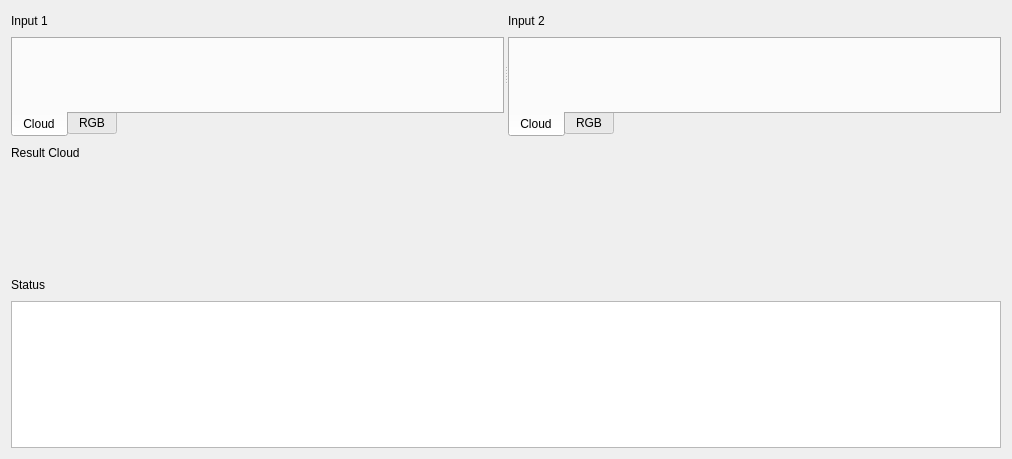
<?xml version="1.0" encoding="UTF-8"?>
<ui version="4.0">
 <class>CViewerContainer</class>
 <widget class="QWidget" name="CViewerContainer">
  <property name="geometry">
   <rect>
    <x>0</x>
    <y>0</y>
    <width>1012</width>
    <height>459</height>
   </rect>
  </property>
  <property name="windowTitle">
   <string>Form</string>
  </property>
  <layout class="QVBoxLayout" name="verticalLayout_5">
   <item>
    <widget class="QSplitter" name="top_splitter">
     <property name="orientation">
      <enum>Qt::Horizontal</enum>
     </property>
     <widget class="QWidget" name="layoutWidget">
      <layout class="QVBoxLayout" name="input1_group">
       <item>
        <layout class="QHBoxLayout" name="input1_label_group">
         <item>
          <widget class="QLabel" name="input1_label">
           <property name="text">
            <string>Input 1</string>
           </property>
          </widget>
         </item>
         <item>
          <spacer name="input1_label_spacer">
           <property name="orientation">
            <enum>Qt::Horizontal</enum>
           </property>
           <property name="sizeHint" stdset="0">
            <size>
             <width>40</width>
             <height>20</height>
            </size>
           </property>
          </spacer>
         </item>
        </layout>
       </item>
       <item>
        <widget class="QTabWidget" name="input1_tab_widget">
         <property name="sizePolicy">
          <sizepolicy hsizetype="Preferred" vsizetype="Preferred">
           <horstretch>1</horstretch>
           <verstretch>1</verstretch>
          </sizepolicy>
         </property>
         <property name="minimumSize">
          <size>
           <width>200</width>
           <height>100</height>
          </size>
         </property>
         <property name="tabPosition">
          <enum>QTabWidget::South</enum>
         </property>
         <property name="tabShape">
          <enum>QTabWidget::Rounded</enum>
         </property>
         <property name="currentIndex">
          <number>0</number>
         </property>
         <widget class="QWidget" name="input1_cloud_tab">
          <attribute name="title">
           <string>Cloud</string>
          </attribute>
          <layout class="QVBoxLayout" name="verticalLayout">
           <item>
            <widget class="QVTKWidget" name="input1_viz" native="true"/>
           </item>
          </layout>
         </widget>
         <widget class="QWidget" name="input1_rgb_tab">
          <attribute name="title">
           <string>RGB</string>
          </attribute>
         </widget>
        </widget>
       </item>
      </layout>
     </widget>
     <widget class="QWidget" name="layoutWidget">
      <layout class="QVBoxLayout" name="input2_group">
       <item>
        <layout class="QHBoxLayout" name="input2_label_group">
         <item>
          <widget class="QLabel" name="input2_label">
           <property name="text">
            <string>Input 2</string>
           </property>
          </widget>
         </item>
         <item>
          <spacer name="input2_label_spacer">
           <property name="orientation">
            <enum>Qt::Horizontal</enum>
           </property>
           <property name="sizeHint" stdset="0">
            <size>
             <width>40</width>
             <height>20</height>
            </size>
           </property>
          </spacer>
         </item>
        </layout>
       </item>
       <item>
        <widget class="QTabWidget" name="input2_tab_widget">
         <property name="sizePolicy">
          <sizepolicy hsizetype="Preferred" vsizetype="Preferred">
           <horstretch>1</horstretch>
           <verstretch>1</verstretch>
          </sizepolicy>
         </property>
         <property name="minimumSize">
          <size>
           <width>200</width>
           <height>100</height>
          </size>
         </property>
         <property name="tabPosition">
          <enum>QTabWidget::South</enum>
         </property>
         <property name="currentIndex">
          <number>0</number>
         </property>
         <widget class="QWidget" name="input2_cloud_tab">
          <attribute name="title">
           <string>Cloud</string>
          </attribute>
          <layout class="QVBoxLayout" name="verticalLayout_3">
           <item>
            <widget class="QVTKWidget" name="input2_viz" native="true"/>
           </item>
          </layout>
         </widget>
         <widget class="QWidget" name="input2_rgb_tab">
          <attribute name="title">
           <string>RGB</string>
          </attribute>
         </widget>
        </widget>
       </item>
      </layout>
     </widget>
    </widget>
   </item>
   <item>
    <layout class="QVBoxLayout" name="result_group_2">
     <item>
      <layout class="QHBoxLayout" name="result_label_group_2">
       <item>
        <widget class="QLabel" name="result_label">
         <property name="text">
          <string>Result Cloud</string>
         </property>
        </widget>
       </item>
       <item>
        <spacer name="result_label_spacer">
         <property name="orientation">
          <enum>Qt::Horizontal</enum>
         </property>
         <property name="sizeHint" stdset="0">
          <size>
           <width>40</width>
           <height>20</height>
          </size>
         </property>
        </spacer>
       </item>
      </layout>
     </item>
     <item>
      <widget class="QVTKWidget" name="result_viz" native="true">
       <property name="sizePolicy">
        <sizepolicy hsizetype="Preferred" vsizetype="Preferred">
         <horstretch>1</horstretch>
         <verstretch>1</verstretch>
        </sizepolicy>
       </property>
       <property name="minimumSize">
        <size>
         <width>200</width>
         <height>100</height>
        </size>
       </property>
      </widget>
     </item>
    </layout>
   </item>
   <item>
    <layout class="QVBoxLayout" name="status_group">
     <item>
      <layout class="QHBoxLayout" name="status_label_group">
       <item>
        <widget class="QLabel" name="status_label">
         <property name="text">
          <string>Status</string>
         </property>
        </widget>
       </item>
       <item>
        <spacer name="status_label_spacer">
         <property name="orientation">
          <enum>Qt::Horizontal</enum>
         </property>
         <property name="sizeHint" stdset="0">
          <size>
           <width>40</width>
           <height>20</height>
          </size>
         </property>
        </spacer>
       </item>
      </layout>
     </item>
     <item>
      <widget class="QTextBrowser" name="text_output">
       <property name="sizePolicy">
        <sizepolicy hsizetype="Preferred" vsizetype="Preferred">
         <horstretch>1</horstretch>
         <verstretch>1</verstretch>
        </sizepolicy>
       </property>
      </widget>
     </item>
    </layout>
   </item>
  </layout>
 </widget>
 <customwidgets>
  <customwidget>
   <class>QVTKWidget</class>
   <extends>QWidget</extends>
   <header>QVTKWidget.h</header>
   <container>1</container>
  </customwidget>
 </customwidgets>
 <resources/>
 <connections/>
</ui>
